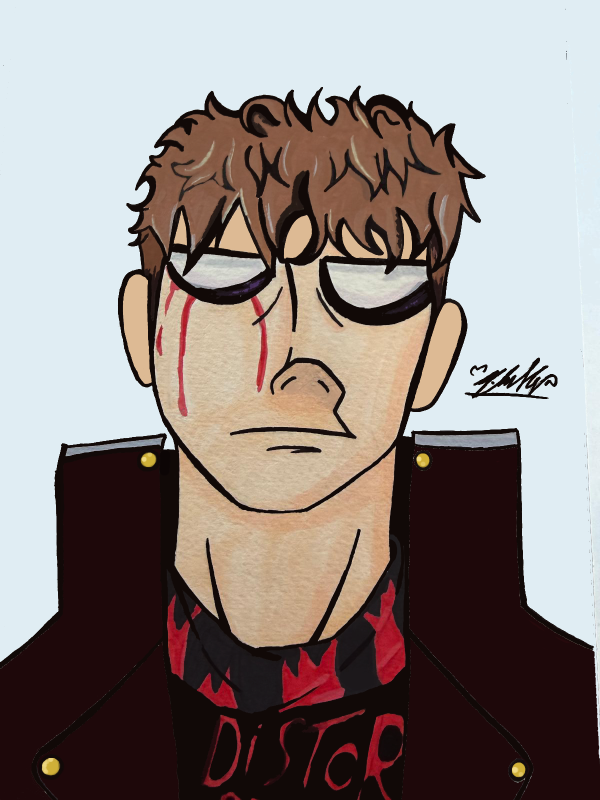
#> input picture drawings/ben/distor-front-v2.png, 1200 x 1600 px (shown at 1/2 size)
$ python standins.py
#> lines starting #> are read from the running program, lines starting #| are printed output that depends on the picture; after the words box and inside, x2 and y2 are one past the last pixel; in counts of white or black regions, pixels touching at a corner belong together
"""Stand-in parts until Ben draws them, in the same format he will deliver
(one image per part + joint points), so his drawings can replace them 1:1.

Distor (Ben's singer):
  - body.png: his front drawing, padded, with the shoulders and jacket sides continued past
    the page edge (the drawing stops at the paper border).
  - upper_arm.png, forearm.png: code-drawn in his marker style (black outline, his own
    jacket/skin textures, a button copied from his drawing).
  python3 puppet/standins.py  -> public/parts/distor/
"""
import json
import math
import os

import cv2
import numpy as np

ROOT = os.path.dirname(os.path.dirname(os.path.abspath(__file__)))
OUT = f"{ROOT}/public/parts/distor"
SRC = f"{ROOT}/public/chars/distor-front-v2.png"
INK = np.array([19, 18, 20], np.float32) / 255  # BGR, Ben's marker black
PAD = 260  # body canvas padding left/right


def tex(name, h, w, mean_bgr=None, seed=0):
    t = cv2.imread(f"{ROOT}/public/tex/{name}.png").astype(np.float32) / 255
    reps = (h // t.shape[0] + 2, w // t.shape[1] + 2)
    big = np.tile(np.concatenate([t, t[:, ::-1]], 1), (reps[0], reps[1] // 2 + 1, 1))
    rng = np.random.default_rng(seed)
    oy, ox = rng.integers(0, t.shape[0]), rng.integers(0, t.shape[1])
    big = big[oy:oy + h, ox:ox + w]
    if mean_bgr is not None:
        big = big - big.reshape(-1, 3).mean(0) + np.array(mean_bgr, np.float32) / 255
    return np.clip(big, 0, 1)


# [37 lines left out: functions wobble, stroke, fill, not called in this run]


def capsule(c0, r0, c1, r1, n=90, bulge=0.0):
    """Outline of a tapered capsule from circle (c0, r0) to (c1, r1), as a closed polygon."""
    c0, c1 = np.array(c0, float), np.array(c1, float)
    d = c1 - c0
    L = np.hypot(*d)
    u = d / L
    v = np.array([-u[1], u[0]])
    pts = []
    for t in np.linspace(0, 1, n):  # one side
        r = r0 + (r1 - r0) * t + bulge * math.sin(math.pi * t)
        pts.append(c0 + u * L * t + v * r)
    for a in np.linspace(0, math.pi, n // 2):  # bottom cap
        pts.append(c1 + v * r1 * math.cos(a) + u * r1 * math.sin(a))
    for t in np.linspace(1, 0, n):
        r = r0 + (r1 - r0) * t + bulge * math.sin(math.pi * t)
        pts.append(c0 + u * L * t - v * r)
    for a in np.linspace(math.pi, 2 * math.pi, n // 2):  # top cap
        pts.append(c0 + v * r0 * math.cos(a) + u * r0 * math.sin(a))
    return np.array(pts)


def arc(c, rx, ry, a0, a1, n=40):
    return np.array([(c[0] + rx * math.cos(a), c[1] + ry * math.sin(a)) for a in np.linspace(a0, a1, n)])


# [16 lines left out: functions button_sprite, paste, not called in this run]


JACKET = (14, 10, 36)  # BGR, Ben's dark maroon jacket
TRIM = (152, 145, 140)  # the grey band on his collar, used for the cuffs
SHEEN = (52, 40, 112)  # lighter maroon for folds and the lit edge (black ink would vanish on the jacket)
SKIN = (167, 199, 225)


# [7 lines left out: function shade, not called in this run]


def upper_arm():
    w, h = 330, 860
    S, E = (165, 165), (165, 165 + 600)
    img = np.zeros((h, w, 4), np.float32)
    out = capsule(S, 128, E, 106, bulge=6)
    m = fill(img, out, tex("jacket", h, w, JACKET, 1), 1)
    stroke(img, [(70, 250), (62, 450), (75, 650)], 14, seed=5, color=SHEEN)  # lit edge
    stroke(img, out, 12, closed=True, seed=1)
    stroke(img, arc((165, 205), 120, 55, math.radians(200), math.radians(340)), 8, seed=2, color=SHEEN)  # shoulder seam
    stroke(img, [(110, 640), (150, 660), (185, 655)], 8, seed=3, color=SHEEN)  # folds near the elbow
    stroke(img, [(200, 690), (235, 700)], 7, seed=4, color=SHEEN)
    return img, dict(shoulder=S, elbow=E)


# [19 lines left out: function forearm_hand, not called in this run]


EXT = 2320  # rows added below the page edge: the rest of the jacket, belt, jeans, shoes
HEM, BELT, CROTCH, ANKLE, SOLE = 2250, 2120, 2480, 3700, 3890  # y in page coordinates
SHIRT = (340, 790)  # x range of the shirt between the open jacket panels


# [64 lines left out: functions denim, legs, not called in this run]


SHEEN_DENIM = (205, 150, 95)


# [60 lines left out: function body, not called in this run]


def cut_v2():
    """Ben's new singer page (dark jacket, light blue paper): remove the paper and the signature,
    crop so it lines up with the first drawing (same head, 20 px wider page)."""
    im = cv2.imread(f"{ROOT}/drawings/ben/distor-front-v2.png")
#> im is the input picture: shape (1600, 1200, 3); mean B, G, R 129.1, 132.7, 143.3
    paper = np.array([243, 237, 224], np.float32)
    d = np.sqrt(((im.astype(np.float32) - paper) ** 2).sum(2))
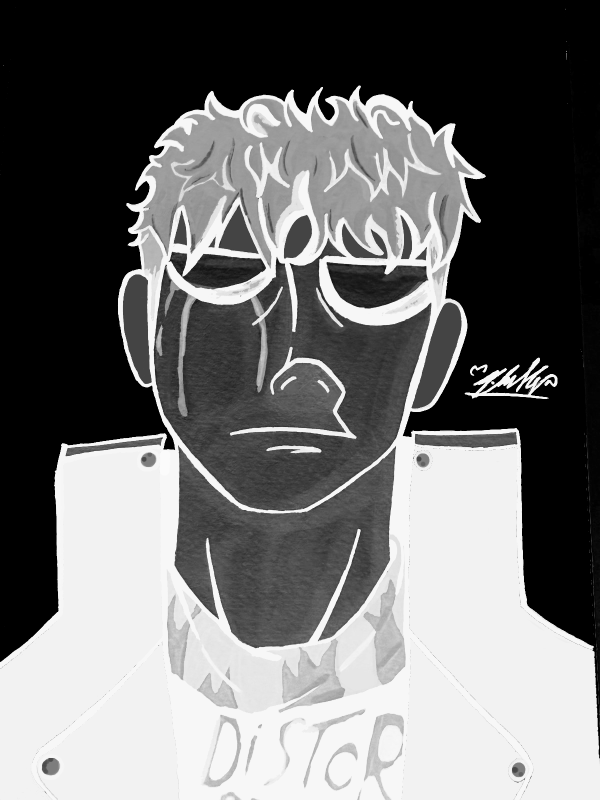
#> d: shape (1600, 1200) float32 (shown at 1/2 size); min 0, max 400, mean 176.4; drawn with min black and max white
    bg = (d < 40).astype(np.uint8) * 255
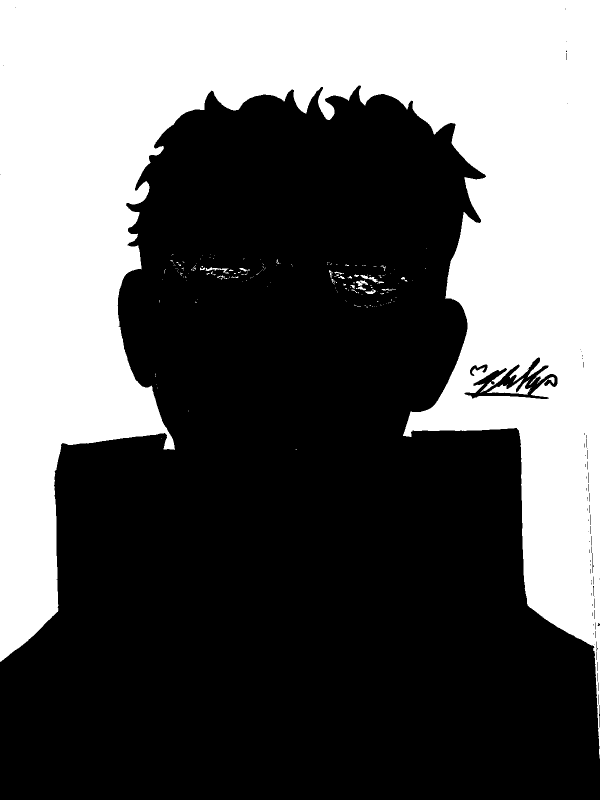
#> bg: shape (1600, 1200) (shown at 1/2 size); 38.3% white; 190 white regions (165 under 20 px), largest, box (x1, y1, x2, y2) and area: (0, 0, 1200, 1517) 731609, (974, 756, 1061, 789) 1089, (411, 534, 458, 547) 182
    mask = np.zeros((im.shape[0] + 2, im.shape[1] + 2), np.uint8)
    for x in range(0, im.shape[1], 7):
        if bg[0, x] == 255:
            cv2.floodFill(bg, mask, (x, 0), 128)
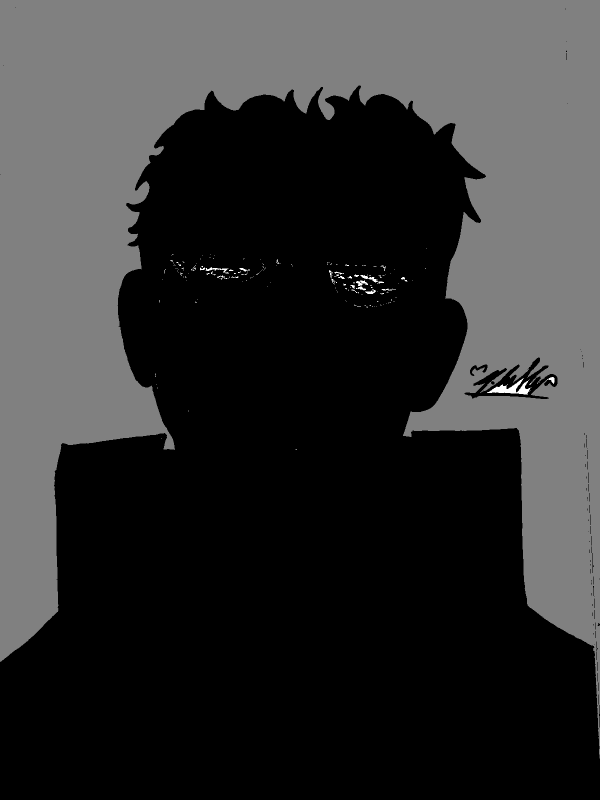
#> bg: shape (1600, 1200) (shown at 1/2 size); min 0, max 255, mean 49.2
    fg = (bg != 128).astype(np.uint8)
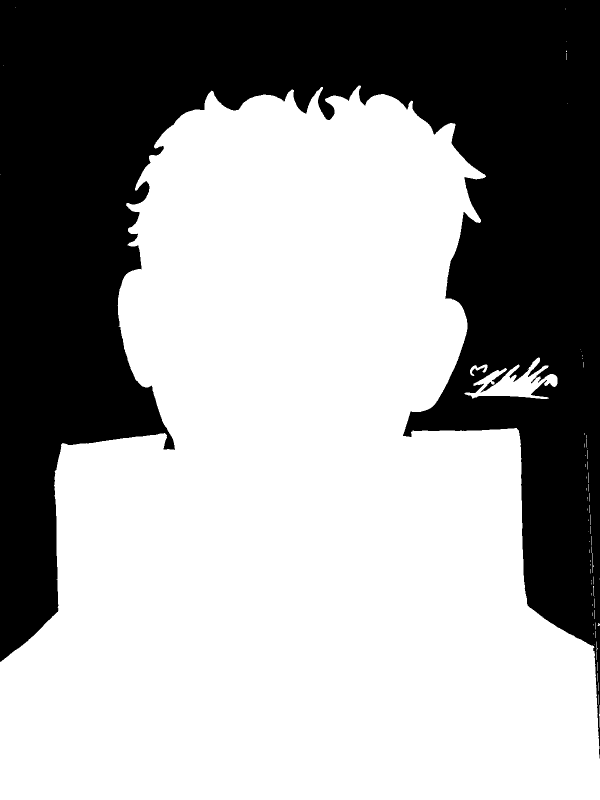
#> fg: shape (1600, 1200) (shown at 1/2 size); values 0 (black) and 1 (white), 61.9% white; 1 black region, box (x1, y1, x2, y2) and area: (0, 0, 1200, 1517) 731495
    n, lab, st, _ = cv2.connectedComponentsWithStats(fg)
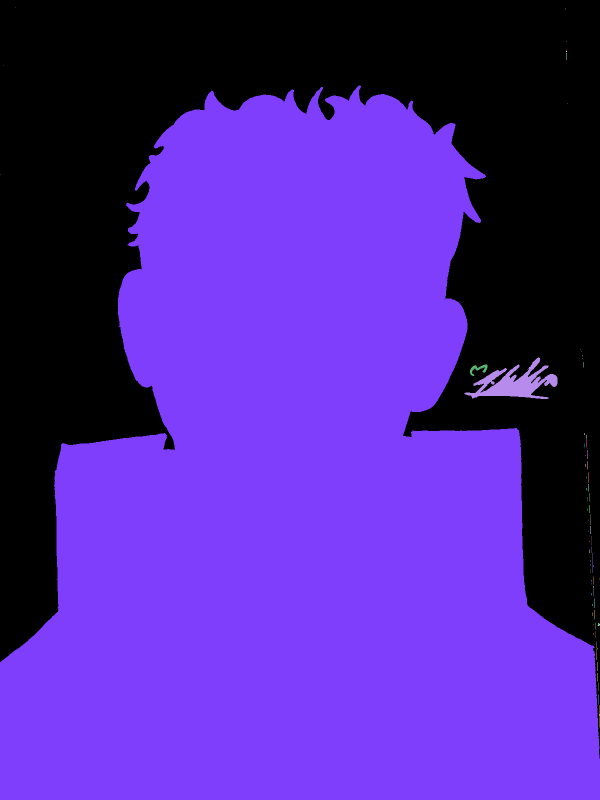
#> lab: shape (1600, 1200) int32 (shown at 1/2 size); 72 distinct labels, from 0 to 71; one colour per label, 0 black
#> n = 72; st = 72 rows, first 6: [0, 0, 1200, 1517, 731495], [30, 14, 1, 1, 1], [1130, 17, 2, 2, 2], [1132, 83, 1, 1, 1], [1132, 101, 2, 3, 5], [1133, 106, 1, 14, 14]
    fg = (lab == 1 + np.argmax(st[1:, cv2.CC_STAT_AREA])).astype(np.float32)
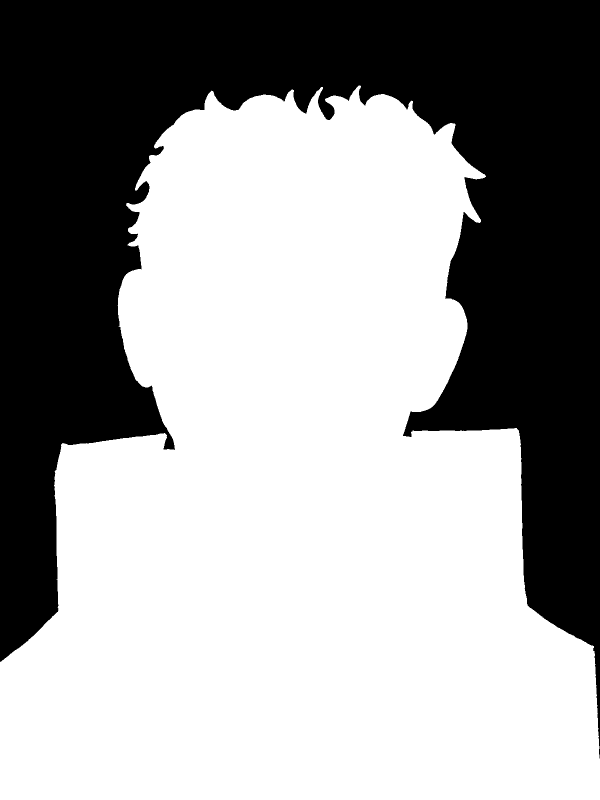
#> fg: shape (1600, 1200) float32 (shown at 1/2 size); values 0 (black) and 1 (white), 61.5% white; 1 black region, box (x1, y1, x2, y2) and area: (0, 0, 1200, 1517) 738749
    a = cv2.GaussianBlur(fg, (0, 0), 0.7)
    out = np.dstack([im, (a * 255).astype(np.uint8)])[:, 20:1170]
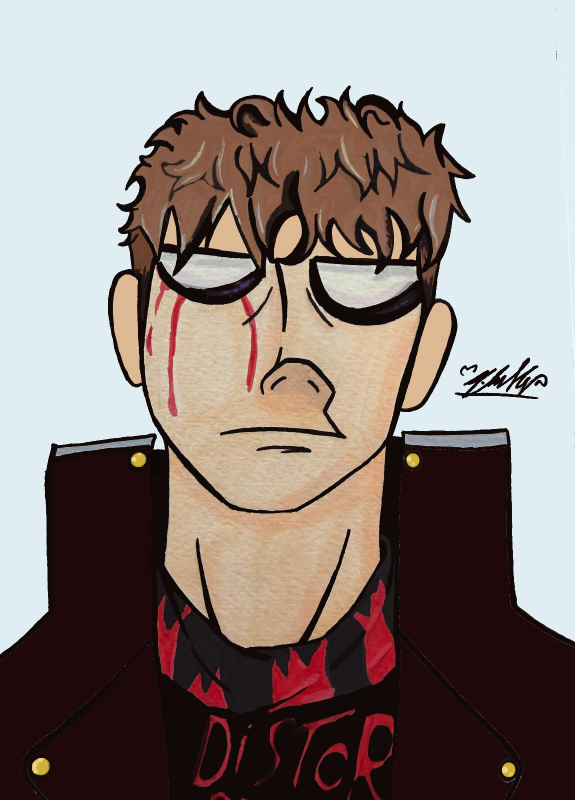
#> out: shape (1600, 1150, 4) (shown at 1/2 size); mean B, G, R, A 125.9, 129.9, 141.2, 161.8
    cv2.imwrite(SRC, out)


def save(path, img):
    cv2.imwrite(path, np.clip(img * 255 + 0.5, 0, 255).astype(np.uint8))


def main():
    os.makedirs(OUT, exist_ok=True)
    cut_v2()
    ua, ua_j = upper_arm()
    fa, fa_j = forearm_hand()
    save(f"{OUT}/upper_arm.png", ua)
    save(f"{OUT}/forearm.png", fa)
    save(f"{OUT}/body.png", body())
    save(f"{OUT}/body_nolegs.png", body(with_legs=False))
    leg_j = {}
    for side, sg in (("l", -1), ("r", 1)):  # one image per leg, joints in its own crop
        canvas = np.zeros((4200, 1150 + 2 * PAD, 4), np.float32)
        lay = legs(canvas, lambda x: x + PAD, 0, sg)
        ys, xs = np.nonzero(lay[..., 3] > 0.01)
        x0, y0 = xs.min() - 6, ys.min() - 6
        crop = lay[y0:ys.max() + 7, x0:xs.max() + 7]
        save(f"{OUT}/leg_{side}.png", crop)
        hx = PAD + 575 + sg * 232
        joints = dict(hip=[hx, CROTCH - 80], knee=[hx + sg * 3, 3080], ankle=[hx, ANKLE - 20])
        leg_j[side] = dict(file=f"leg_{side}.png", hip_body=joints["hip"], **{k: [v[0] - int(x0), v[1] - int(y0)] for k, v in joints.items()})
    j = dict(credit="Drawing: Ben (arms and jacket sides: code stand-ins)",
             pad=PAD, hand=dict(skin_bgr=list(SKIN), length=360), upper_arm=dict(file="upper_arm.png", **{k: list(v) for k, v in ua_j.items()}),
             forearm=dict(file="forearm.png", **{k: list(v) for k, v in fa_j.items()}),
             shoulders=dict(left=[PAD - 85, 1455], right=[PAD + 1150 + 90, 1430]), arm_width=230,
             legs=leg_j, leg_width=270, sole_y=SOLE)
    json.dump(j, open(f"{OUT}/parts.json", "w"), indent=1)
    print("wrote", OUT)


if __name__ == "__main__":
#> (the run stopped early here; a loop or call above may not have finished)
